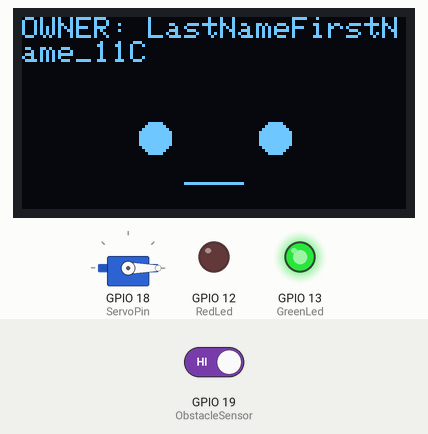
A sketch run on a simulated ESP32. Shown: 128×64 one-colour display, servo, output pins drawn as LEDs (lit = HIGH). The inputs (shaded band) are chosen by the test bench; at power-on: GPIO 19 (ObstacleSensor) HIGH.

Above: at 4.2 s.
4.3 s: GPIO 19 (ObstacleSensor) driven LOW
At 5.3 s:
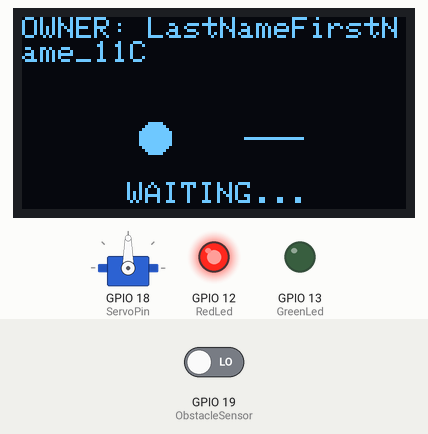
5.9 s: GPIO 19 (ObstacleSensor) driven HIGH
At 6.8 s:
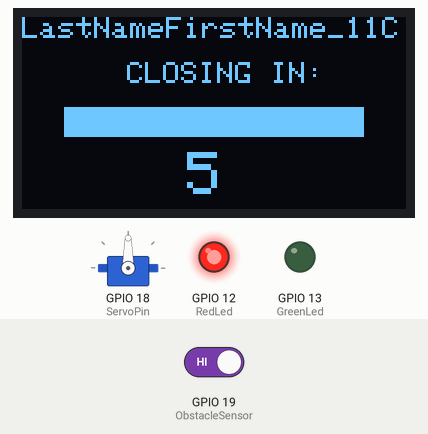
At 11.36 s:
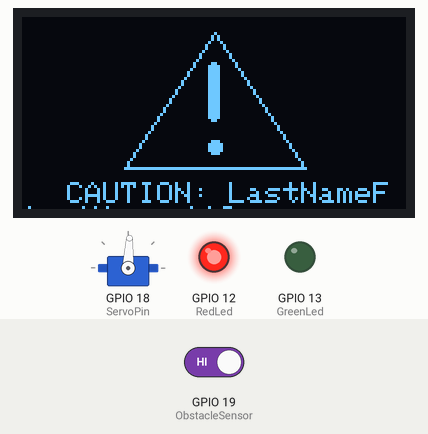
Timing chart, 0 to 17.7 s (numbered marks = the images above; inputs shaded):
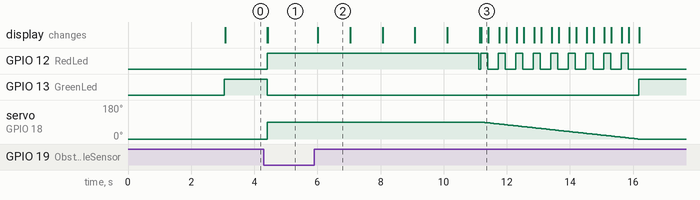

The sketch:

11_SmartTrashCanProInterface.ino
```cpp
/*
 * Author: Iwan
 * Project: 11_Smart_Trash_Can_Pro_Interface
 * Learning Objective: Implement advanced Mechatronic Control and UI/UX design
 * utilizing object-identity verification on OLED hardware and dual-alert systems.
 */

#include <Wire.h>            // Standard I2C communication library.
#include <Adafruit_GFX.h>     // Core graphics library for geometric shapes and text.
#include <Adafruit_SSD1306.h>  // Hardware driver for SSD1306 OLED controller.
#include <ESP32Servo.h>       // Dedicated library for PWM-based servo control on ESP32.

// --- PREPROCESSOR MACROS ---
// Stringizing operator (#) to convert the student's identifier into a literal string.
#define GetName(Variable) #Variable

// --- OLED Hardware Configuration ---
#define ScreenWidth 128       // Physical width of the OLED display in pixels.
#define ScreenHeight 64       // Physical height of the OLED display in pixels.
#define OledAddress 0x3C      // I2C memory address for the display module.
#define OledReset -1          // No reset pin assigned (shared with ESP32 reset).

// --- STUDENT PERSONALIZATION AREA ---
// MANDATORY: The object name represents the student's identity.
// Every call to the display hardware must use this specific identifier.
Adafruit_SSD1306 LastNameFirstName_11C(ScreenWidth, ScreenHeight, &Wire, OledReset);

// --- Hardware Pin Mapping ---
#define ServoPin 18           // Digital PWM output for the lid actuator.
#define ObstacleSensor 19     // Digital input for the FC-51 infrared sensor.
#define RedLed 12             // Output for critical warnings and closing state.
#define GreenLed 13           // Output for ready/standby visual indication.

// --- Global System Variables ---
Servo TrashServo;             // Instance of the servo object.
bool IsHandPresent = false;    // Stores the current state of the obstacle sensor.
bool IsLidOpen = false;        // Tracks the logical state of the lid mechanism.

void setup() {
  // Initialization of Serial telemetry for real-time debugging.
  Serial.begin(115200);

  // --- OLED INITIALIZATION ---
  // Passing the memory address of the I2C bus using the pointer '&Wire'.
  if(!LastNameFirstName_11C.begin(SSD1306_SWITCHCAPVCC, OledAddress)) {
    Serial.println(">> CRITICAL ERROR: OLED display hardware not found.");
    for(;;); // Safety loop to halt execution.
  }

  // --- INITIAL IDENTITY VERIFICATION ---
  // This phase validates that the student has correctly renamed the display object.
  LastNameFirstName_11C.clearDisplay();
  LastNameFirstName_11C.setTextSize(1);
  LastNameFirstName_11C.setTextColor(WHITE);
  LastNameFirstName_11C.setCursor(0, 10);
  LastNameFirstName_11C.println("SYSTEM OWNER:");
  LastNameFirstName_11C.setCursor(0, 30);

  // Using the Macro to print the student's object name directly onto the hardware.
  LastNameFirstName_11C.println(GetName(LastNameFirstName_11C));
  LastNameFirstName_11C.display(); // Mandatory push from RAM buffer to physical panel.

  delay(3000); // 3-second delay for teacher verification during the lab session.

  // --- PERIPHERAL ATTACHMENT ---
  TrashServo.attach(ServoPin);
  pinMode(ObstacleSensor, INPUT);
  pinMode(RedLed, OUTPUT);
  pinMode(GreenLed, OUTPUT);

  // Default system state: Lid closed and green LED active.
  TrashServo.write(0);
  digitalWrite(GreenLed, HIGH);
  digitalWrite(RedLed, LOW);

  // Calling modular function to render the standby visual interface.
  ShowStatusFace("HAPPY");
}

void loop() {
  // 1. DATA ACQUISITION STAGE
  // '!' operator inverts the Active LOW logic from the FC-51 sensor.
  IsHandPresent = !digitalRead(ObstacleSensor);

  // 2. TRIGGER LOGIC: Evaluation of detection and lid state
  if (IsHandPresent && !IsLidOpen) {
    // Calling UI function for immediate visual feedback.
    ShowStatusFace("OPENING");

    // Fast actuation sequence (90 degrees) for responsive lid operation.
    TrashServo.write(90);
    digitalWrite(GreenLed, LOW);
    digitalWrite(RedLed, HIGH);
    IsLidOpen = true;

    // 3. SAFETY BLOCKING LOOP
    // Prevents closing sequence while the hand remains in the sensor's path.
    while(!digitalRead(ObstacleSensor)) {
      ShowStatusFace("WAITING"); // Visual indicator of the active blocking state.
      delay(200);
    }

    // 4. TEMPORAL SAFETY COUNTDOWN
    // Notifies the user of the impending lid closure via visual progress bar.
    for (int i = 5; i > 0; i--) {
      ShowCountdown(i); // Calling the animation function for safety countdown.
      delay(1000);
    }

    // 5. MECHATRONIC CARE STAGE: Controlled Smooth Closing
    // Iterative loop to decrease the angle progressively, protecting the servo's gears.
    for (int Angle = 90; Angle >= 0; Angle--) {
      // Calling warning function to synchronize OLED blinking and Red LED.
      ShowWarning(Angle);
      TrashServo.write(Angle);
      delay(30); // Defines the angular velocity of the closing mechanism.
    }

    // System restoration to idle/standby parameters.
    digitalWrite(RedLed, LOW);
    digitalWrite(GreenLed, HIGH);
    IsLidOpen = false;
    ShowStatusFace("HAPPY");
  }
  delay(100); // Sampling interval to maintain system stability.
}

// --- MODULAR UI (USER INTERFACE) FUNCTIONS ---

/*
 * Function: ShowStatusFace
 * Description: Displays a character-based UI to represent the system's emotional state.
 */
void ShowStatusFace(String State) {
  LastNameFirstName_11C.clearDisplay();
  LastNameFirstName_11C.setTextSize(1);
  LastNameFirstName_11C.setTextColor(WHITE);
  LastNameFirstName_11C.setCursor(0,0);

  // Watermark: The student's object identifier remains visible for validation.
  LastNameFirstName_11C.print("OWNER: ");
  LastNameFirstName_11C.println(GetName(LastNameFirstName_11C));

  if (State == "HAPPY") {
    // Basic standby facial expression.
    LastNameFirstName_11C.fillCircle(44, 40, 5, WHITE); // Left Eye.
    LastNameFirstName_11C.fillCircle(84, 40, 5, WHITE); // Right Eye.
    LastNameFirstName_11C.drawFastHLine(54, 55, 20, WHITE); // Mouth.
  }
  else if (State == "OPENING") {
    // Reaction face for obstacle detection.
    LastNameFirstName_11C.drawCircle(44, 40, 8, WHITE); // Surprised L-Eye.
    LastNameFirstName_11C.drawCircle(84, 40, 8, WHITE); // Surprised R-Eye.
    LastNameFirstName_11C.setCursor(45, 50);
    LastNameFirstName_11C.println("OPEN!");
  }
  else if (State == "WAITING") {
    // Alert face for persistence detection.
    LastNameFirstName_11C.fillCircle(44, 40, 5, WHITE);
    LastNameFirstName_11C.drawFastHLine(74, 40, 20, WHITE); // Wink/Blink.
    LastNameFirstName_11C.setCursor(35, 55);
    LastNameFirstName_11C.println("WAITING...");
  }

  LastNameFirstName_11C.display();
}

/*
 * Function: ShowCountdown
 * Description: Renders a dynamic bar to visualize the time remaining before closure.
 */
void ShowCountdown(int Seconds) {
  LastNameFirstName_11C.clearDisplay();
  LastNameFirstName_11C.setTextSize(1);
  LastNameFirstName_11C.setCursor(0, 0);
  LastNameFirstName_11C.println(GetName(LastNameFirstName_11C));

  LastNameFirstName_11C.setCursor(35, 15);
  LastNameFirstName_11C.println("CLOSING IN:");

  // Progressive bar logic: Width = Seconds multiplied by a scaling factor.
  LastNameFirstName_11C.drawRect(14, 30, 100, 10, WHITE);
  LastNameFirstName_11C.fillRect(14, 30, Seconds * 20, 10, WHITE);

  LastNameFirstName_11C.setTextSize(2);
  LastNameFirstName_11C.setCursor(55, 45);
  LastNameFirstName_11C.println(Seconds);

  LastNameFirstName_11C.display();
}

/*
 * Function: ShowWarning
 * Description: Implements a synchronized blinking warning (OLED Icon + Hardware LED).
 */
void ShowWarning(int CurrentAngle) {
  LastNameFirstName_11C.clearDisplay();

  // Blinking algorithm: Modulo operator creates a toggle effect based on the angle.
  if (CurrentAngle % 10 > 5) {
    // Drawing the Danger Triangle (Pinch Point warning).
    LastNameFirstName_11C.drawTriangle(64, 5, 34, 50, 94, 50, WHITE);
    LastNameFirstName_11C.fillRoundRect(62, 15, 4, 20, 2, WHITE); // Exclamation mark body.
    LastNameFirstName_11C.fillCircle(64, 43, 2, WHITE); // Exclamation mark dot.

    // Hardware alert: Red LED synchronized with the graphical icon.
    digitalWrite(RedLed, HIGH);
  } else {
    digitalWrite(RedLed, LOW); // Turning off the hardware alert during the blink cycle.
  }

  LastNameFirstName_11C.setTextSize(1);
  LastNameFirstName_11C.setCursor(15, 55);
  LastNameFirstName_11C.print("CAUTION: ");
  LastNameFirstName_11C.println(GetName(LastNameFirstName_11C));

  LastNameFirstName_11C.display();
}
```

Measured:
- after the input at 4.3 s, GPIO 12 (RedLed): LOW → HIGH after 0.11 s; GPIO 13 (GreenLed): HIGH → LOW after 0.11 s; servo on GPIO 18 (ServoPin): 0° → 90° after 0.11 s; the display: first changes after 0.11 s (image 1 shows a later state)
- after the input at 5.9 s, GPIO 12 (RedLed): HIGH → LOW after 5.2 s, then repeats every 0.56 s: HIGH 0.22 s, LOW 0.33 s, until it stays LOW from 15.8 s; GPIO 13 (GreenLed): LOW → HIGH after 10.3 s; servo on GPIO 18 (ServoPin): moves from 90° to 0° over 4.9 s, starting after 5.3 s; the display: changes after 0.11 s (image 2)
- what the display in image 2 shows lasts 1.0 s, from 6.0 s to 7.0 s
